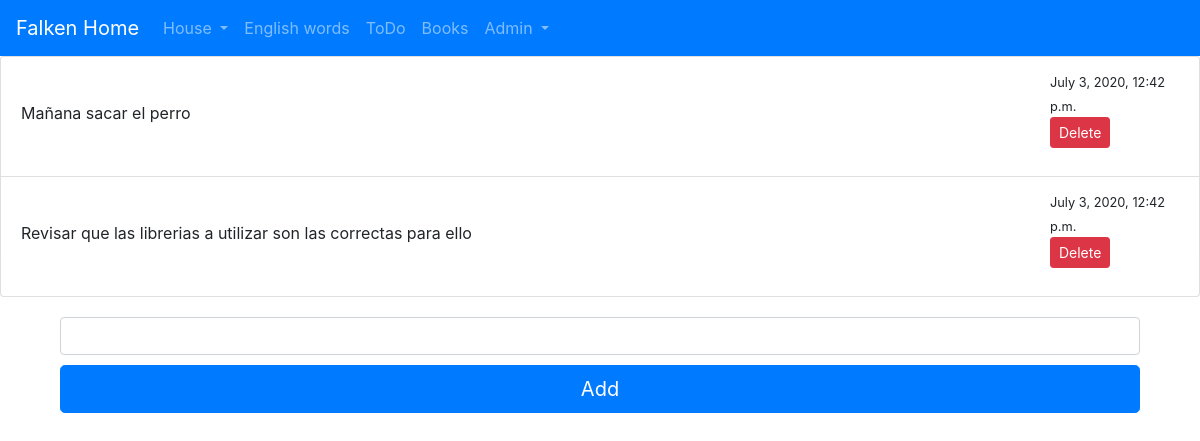
The page /todo/ on the database as committed earlier.
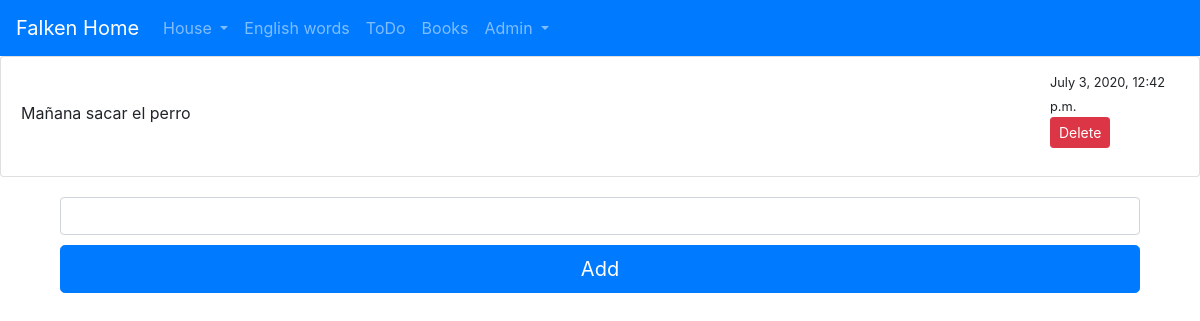
The same page on the database as committed later.
### app_todo/models.py (models this page shows)
class TodoItem(models.Model):
    content = models.TextField()
    date_created = models.DateTimeField(default=now)

### app_todo/views.py (the view)
# urls.py: path('', views.todo_view, name='todo_view'),
def todo_view(request):
    all_todo_items = TodoItem.objects.all()
    return render(request, 'todo/todo.html', {'all_items': all_todo_items})

### app_todo/templates/todo/todo.html (shortened to what this page needs)
{% extends 'base.html' %}
{% block content %}
<div>
    <ul class="list-group">
        {% for todo_item in all_items %}
        <li class="list-group-item d-flex justify-content-between align-items-center">
            <div class="d-flex w-100 justify-content-between">
                <label>{{ todo_item.content }}</label>
            </div>
            <div class="form-group">
                <div><small>{{ todo_item.date_created  }}</small></div>
                <form action="/todo/delete_todo/{{todo_item.id}}/"
                      style="display: inline;"
                      method="POST"> {% csrf_token %}
                    <input type="submit" value="Delete" class="btn btn-danger btn-sm">
                </form>
            </div>
        </li>
        {% endfor %}
    </ul>
</div>
<div class="container" style="margin-top: 20px;">
    <form action="/todo/add_todo/" method="POST"> {% csrf_token %}
        <div class="form-group"
        <div class="form-row align-items-center">
            <div class="col-auto">
                <input type="text" name="content" class="form-control">
            </div>
            <div class="col-auto" style="margin-top: 10px">
                <input type="submit" value="Add" class="btn btn-primary btn-lg btn-block">
            </div>
        </div>
        </div>
{% endblock content %}

Rows that differ between the two databases and show on the page:
removed TodoItem: content "Revisar que las librerias a utilizar son las correctas para ello", date_created "July 3, 2020, 12:42 p.m."
